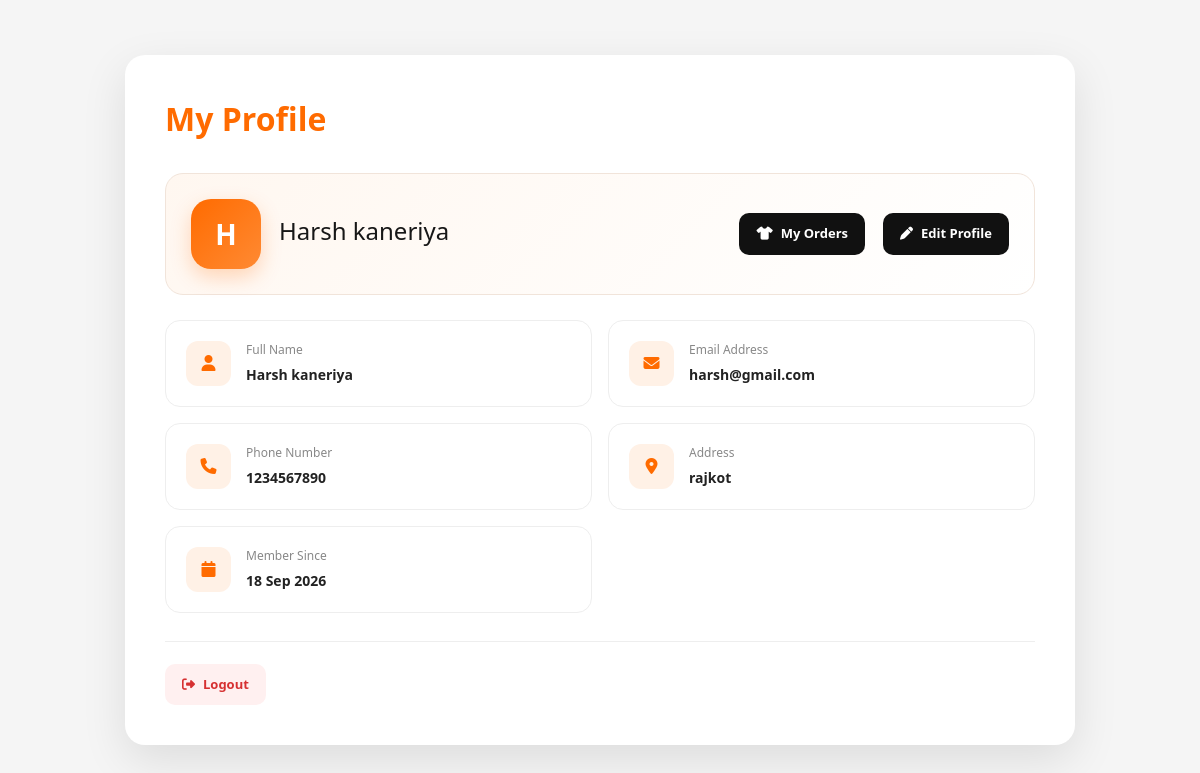
Screenshot of /user/profile.php (signed in) with the database file from the repository.
### tables this page shows
CREATE TABLE `users` (
  `id` int(10) UNSIGNED NOT NULL,
  `name` varchar(100) NOT NULL,
  `email` varchar(150) NOT NULL,
  `phone` varchar(20) NOT NULL,
  `password` varchar(255) NOT NULL,
  `actual_password` varchar(255) DEFAULT NULL,
  `address` text DEFAULT NULL,
  `status` tinyint(1) NOT NULL DEFAULT 1,
  `created_at` timestamp NOT NULL DEFAULT current_timestamp(),
  `updated_at` timestamp NOT NULL DEFAULT current_timestamp() ON UPDATE current_timestamp()
);

### user/profile.php (the view, shortened to what this page needs)
<?php
require_once __DIR__ . '/../config/database.php';
$user_id = $_SESSION['user_id'];
$stmt = $conn->prepare(
    "SELECT
        id,
        name,
        email,
        phone,
        address,
        created_at
     FROM users
     WHERE id = ?
     LIMIT 1"
);
$stmt->bind_param("i", $user_id);
$stmt->execute();
$result = $stmt->get_result();
$user = $result->fetch_assoc();
?>
<!DOCTYPE html>
<html lang="en">
<head>
    <link
        href="https://cdn.jsdelivr.net/npm/bootstrap@5.3.3/dist/css/bootstrap.min.css"
        rel="stylesheet"
    >
    <link
        rel="stylesheet"
        href="https://cdnjs.cloudflare.com/ajax/libs/font-awesome/6.5.2/css/all.min.css"
    >
    <link
        rel="stylesheet"
        href="../assets/css/dashboard.css"
    >
    <link
        rel="stylesheet"
        href="../assets/css/profile.css"
    >
</head>
<body>
<div class="dashboard-page">
    <div class="dashboard-card profile-card">
        <div class="dashboard-logo">
           <strong>My Profile</strong>
        </div>
        <div class="profile-header">
            <div class="profile-avatar">
                <?php
                echo strtoupper(
                    substr($user['name'], 0, 1)
                );
                ?>
            </div>
            <div class="profile-header-info">
                <h1>
                    <?php
                    echo htmlspecialchars(
                        $user['name']
                    );
                    ?>
                </h1>
            </div>
            <a
                href="orders.php"
                class="profile-edit-btn"
            >
                <i class="fa-solid fa-shirt"></i>
                My Orders
            </a>
            <button
                type="button"
                class="profile-edit-btn"
                data-bs-toggle="modal"
                data-bs-target="#editProfileModal"
            >
                <i class="fa-solid fa-pen"></i>
                Edit Profile
            </button>
        </div>
        <div class="profile-details">
            <div class="profile-info-card">
                <div class="profile-info-icon">
                    <i class="fa-solid fa-user"></i>
                </div>
                <div>
                    <small>
                        Full Name
                    </small>
                    <strong>
                        <?php
                        echo htmlspecialchars(
                            $user['name']
                        );
                        ?>
                    </strong>
                </div>
            </div>
            <div class="profile-info-card">
                <div class="profile-info-icon">
                    <i class="fa-solid fa-envelope"></i>
                </div>
                <div>
                    <small>
                        Email Address
                    </small>
                    <strong>
                        <?php
                        echo htmlspecialchars(
                            $user['email']
                        );
                        ?>
                    </strong>
                </div>
            </div>
            <div class="profile-info-card">
                <div class="profile-info-icon">
                    <i class="fa-solid fa-phone"></i>
                </div>
                <div>
                    <small>
                        Phone Number
                    </small>
                    <strong>
                        <?php
                        echo htmlspecialchars(
                            $user['phone']
                        );
                        ?>
                    </strong>
                </div>
            </div>
            <div class="profile-info-card">
                <div class="profile-info-icon">
                    <i class="fa-solid fa-location-dot"></i>
                </div>
                <div>
                    <small>
                        Address
                    </small>
                    <strong>
                        <?php
                        if (!empty($user['address'])) {
                            echo nl2br(
                                htmlspecialchars(
                                    $user['address']
                                )
                            );
                        } else {
                            echo 'Address not added';
                        }
                        ?>
                    </strong>
                </div>
            </div>
            <div class="profile-info-card">
                <div class="profile-info-icon">
                    <i class="fa-solid fa-calendar"></i>
                </div>
                <div>
                    <small>
                        Member Since
                    </small>
                    <strong>
                        <?php
                        echo date(
                            'd M Y',
                            strtotime(
                                $user['created_at']
                            )
                        );
                        ?>
                    </strong>
                </div>
            </div>
        </div>
        <div class="profile-bottom-actions">
            <a
                href="../auth/user-logout.php"
                class="profile-logout-btn"
            >
                <i class="fa-solid fa-right-from-bracket"></i>
                Logout
            </a>
        </div>
    </div>
</div>
</body>
</html>

### assets/css/dashboard.css (style rules this page uses)
.dashboard-page { min-height: 100vh; display: flex; align-items: center; justify-content: center; padding: 30px; background: #f5f5f5; }
.dashboard-card { width: 100%; max-width: 900px; background: #ffffff; border-radius: 20px; padding: 40px; box-shadow: 0 15px 45px rgba(0, 0, 0, 0.10); }
.dashboard-logo { font-size: 32px; font-weight: 700; margin-bottom: 30px; }
.dashboard-logo strong { color: #ff6b00; }

### assets/css/profile.css (style rules this page uses)
.profile-card { max-width: 950px; }
.profile-header { display: flex; align-items: center; gap: 18px; padding: 25px; margin-bottom: 25px; border-radius: 18px; background: linear-gradient( 135deg, #fff7f0, #ffffff ); border: 1px solid #f1e4da; }
.profile-avatar { width: 70px; height: 70px; flex-shrink: 0; display: flex; align-items: center; justify-content: center; border-radius: 20px; background: linear-gradient( 135deg, #ff6b00, #ff8a33 ); color: #ffffff; font-size: 28px; font-weight: 700; box-shadow: 0 8px 20px rgba(255, 107, 0, 0.25); }
.profile-header-info { flex: 1; }
.profile-header-info h1 { margin: 0 0 5px; font-size: 24px; color: #171717; }
.profile-edit-btn { border: none; text-decoration: none; padding: 11px 17px; display: inline-flex; align-items: center; gap: 8px; border-radius: 10px; background: #111111; color: #ffffff; font-size: 13px; font-weight: 600; cursor: pointer; transition: 0.2s; }
a.profile-edit-btn, a.profile-edit-btn:hover, a.profile-edit-btn:focus, a.profile-edit-btn:active, a.profile-edit-btn:visited { text-decoration: none; }
.profile-details { display: grid; grid-template-columns: repeat(2, 1fr); gap: 16px; margin-top: 20px; }
.profile-info-card { display: flex; align-items: center; gap: 15px; padding: 20px; border: 1px solid #eeeeee; border-radius: 15px; background: #ffffff; transition: 0.2s; }
.profile-info-icon { width: 45px; height: 45px; flex-shrink: 0; display: flex; align-items: center; justify-content: center; border-radius: 12px; background: #fff1e6; color: #ff6b00; }
.profile-info-card small { display: block; margin-bottom: 5px; color: #888888; font-size: 12px; }
.profile-info-card strong { display: block; color: #222222; font-size: 14px; word-break: break-word; }
.profile-bottom-actions { display: flex; justify-content: space-between; margin-top: 28px; padding-top: 22px; border-top: 1px solid #eeeeee; }
.profile-secondary-btn, .profile-logout-btn { display: inline-flex; align-items: center; gap: 8px; padding: 11px 17px; border-radius: 10px; text-decoration: none; font-size: 13px; font-weight: 600; }
.profile-logout-btn { background: #fff0f0; color: #d63031; }

### rows the page displays
users: name "H", name "Harsh kaneriya", email "harsh@gmail.com", phone "1234567890", address "rajkot", created_at "18 Sep 2026"
